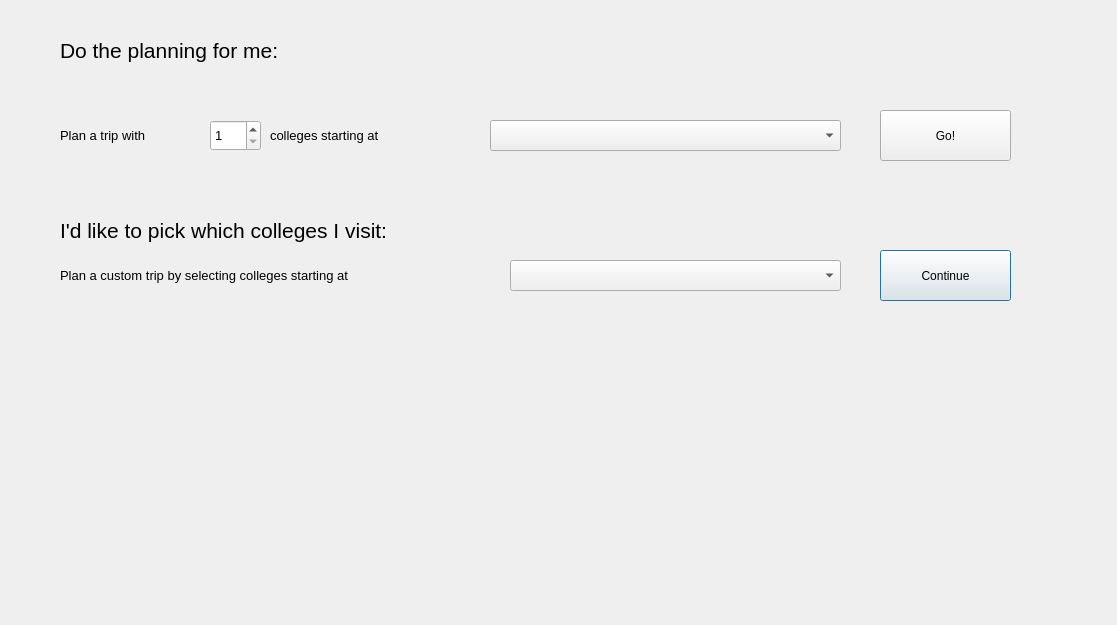
<?xml version="1.0" encoding="UTF-8"?>
<ui version="4.0">
 <class>Dialog</class>
 <widget class="QDialog" name="Dialog">
  <property name="geometry">
   <rect>
    <x>0</x>
    <y>0</y>
    <width>1117</width>
    <height>625</height>
   </rect>
  </property>
  <property name="windowTitle">
   <string>Dialog</string>
  </property>
  <widget class="QLabel" name="label_planTrip2">
   <property name="geometry">
    <rect>
     <x>270</x>
     <y>120</y>
     <width>201</width>
     <height>31</height>
    </rect>
   </property>
   <property name="font">
    <font>
     <pointsize>10</pointsize>
    </font>
   </property>
   <property name="text">
    <string>colleges starting at</string>
   </property>
  </widget>
  <widget class="QComboBox" name="dropdown_CollegeList">
   <property name="geometry">
    <rect>
     <x>490</x>
     <y>120</y>
     <width>351</width>
     <height>31</height>
    </rect>
   </property>
   <property name="font">
    <font>
     <pointsize>10</pointsize>
    </font>
   </property>
  </widget>
  <widget class="QPushButton" name="button_CustomTrip">
   <property name="geometry">
    <rect>
     <x>880</x>
     <y>250</y>
     <width>131</width>
     <height>51</height>
    </rect>
   </property>
   <property name="text">
    <string>Continue</string>
   </property>
  </widget>
  <widget class="QLabel" name="label_PlanForMe">
   <property name="geometry">
    <rect>
     <x>60</x>
     <y>30</y>
     <width>291</width>
     <height>41</height>
    </rect>
   </property>
   <property name="font">
    <font>
     <pointsize>16</pointsize>
    </font>
   </property>
   <property name="text">
    <string>Do the planning for me:</string>
   </property>
  </widget>
  <widget class="QLabel" name="label_planTrip1">
   <property name="geometry">
    <rect>
     <x>60</x>
     <y>120</y>
     <width>141</width>
     <height>31</height>
    </rect>
   </property>
   <property name="font">
    <font>
     <pointsize>10</pointsize>
    </font>
   </property>
   <property name="text">
    <string>Plan a trip with </string>
   </property>
  </widget>
  <widget class="QLabel" name="label_PlanForMe_2">
   <property name="geometry">
    <rect>
     <x>60</x>
     <y>210</y>
     <width>361</width>
     <height>41</height>
    </rect>
   </property>
   <property name="font">
    <font>
     <pointsize>16</pointsize>
    </font>
   </property>
   <property name="text">
    <string>I'd like to pick which colleges I visit:</string>
   </property>
  </widget>
  <widget class="QPushButton" name="button_AutomaticTrip">
   <property name="geometry">
    <rect>
     <x>880</x>
     <y>110</y>
     <width>131</width>
     <height>51</height>
    </rect>
   </property>
   <property name="text">
    <string>Go!</string>
   </property>
  </widget>
  <widget class="QComboBox" name="dropdown_CollegeList_2">
   <property name="geometry">
    <rect>
     <x>510</x>
     <y>260</y>
     <width>331</width>
     <height>31</height>
    </rect>
   </property>
   <property name="font">
    <font>
     <pointsize>10</pointsize>
    </font>
   </property>
  </widget>
  <widget class="QSpinBox" name="spin_numColleges">
   <property name="geometry">
    <rect>
     <x>210</x>
     <y>120</y>
     <width>51</width>
     <height>31</height>
    </rect>
   </property>
   <property name="font">
    <font>
     <pointsize>10</pointsize>
    </font>
   </property>
   <property name="minimum">
    <number>1</number>
   </property>
  </widget>
  <widget class="QLabel" name="label_planCustom">
   <property name="geometry">
    <rect>
     <x>60</x>
     <y>260</y>
     <width>431</width>
     <height>31</height>
    </rect>
   </property>
   <property name="font">
    <font>
     <pointsize>10</pointsize>
    </font>
   </property>
   <property name="text">
    <string>Plan a custom trip by selecting colleges starting at</string>
   </property>
  </widget>
 </widget>
 <resources/>
 <connections/>
</ui>
